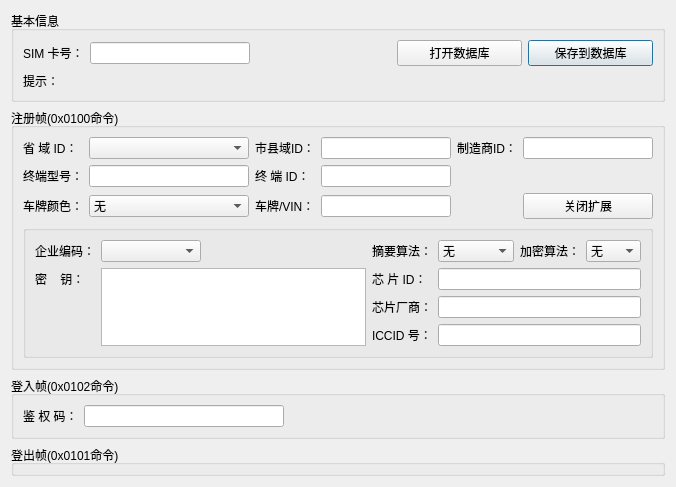
<?xml version="1.0" encoding="UTF-8"?>
<ui version="4.0">
 <class>JtProtocolDialog</class>
 <widget class="QDialog" name="JtProtocolDialog">
  <property name="geometry">
   <rect>
    <x>0</x>
    <y>0</y>
    <width>676</width>
    <height>475</height>
   </rect>
  </property>
  <property name="windowTitle">
   <string> 交通部标准协议(第二版)</string>
  </property>
  <layout class="QVBoxLayout" name="verticalLayout">
   <item>
    <widget class="QGroupBox" name="baseInfoGroupBox">
     <property name="title">
      <string>基本信息</string>
     </property>
     <layout class="QGridLayout" name="gridLayout">
      <item row="0" column="1">
       <widget class="QLineEdit" name="simLineEdit">
        <property name="minimumSize">
         <size>
          <width>160</width>
          <height>0</height>
         </size>
        </property>
        <property name="text">
         <string/>
        </property>
       </widget>
      </item>
      <item row="0" column="0">
       <widget class="QLabel" name="label_5">
        <property name="text">
         <string>SIM 卡号：</string>
        </property>
       </widget>
      </item>
      <item row="0" column="2">
       <spacer name="horizontalSpacer_4">
        <property name="orientation">
         <enum>Qt::Horizontal</enum>
        </property>
        <property name="sizeHint" stdset="0">
         <size>
          <width>141</width>
          <height>20</height>
         </size>
        </property>
       </spacer>
      </item>
      <item row="0" column="4">
       <widget class="QPushButton" name="slaveToDatabaseButton">
        <property name="sizePolicy">
         <sizepolicy hsizetype="Expanding" vsizetype="Fixed">
          <horstretch>0</horstretch>
          <verstretch>0</verstretch>
         </sizepolicy>
        </property>
        <property name="minimumSize">
         <size>
          <width>110</width>
          <height>0</height>
         </size>
        </property>
        <property name="text">
         <string>保存到数据库</string>
        </property>
       </widget>
      </item>
      <item row="1" column="0" colspan="2">
       <widget class="QLabel" name="databaseTipLabel">
        <property name="minimumSize">
         <size>
          <width>120</width>
          <height>0</height>
         </size>
        </property>
        <property name="text">
         <string>提示：</string>
        </property>
       </widget>
      </item>
      <item row="0" column="3">
       <widget class="QPushButton" name="openDatabaseButton">
        <property name="sizePolicy">
         <sizepolicy hsizetype="Expanding" vsizetype="Fixed">
          <horstretch>0</horstretch>
          <verstretch>0</verstretch>
         </sizepolicy>
        </property>
        <property name="minimumSize">
         <size>
          <width>110</width>
          <height>0</height>
         </size>
        </property>
        <property name="text">
         <string>打开数据库</string>
        </property>
       </widget>
      </item>
     </layout>
    </widget>
   </item>
   <item>
    <widget class="QGroupBox" name="regiterFrameGroupBox">
     <property name="title">
      <string>注册帧(0x0100命令)</string>
     </property>
     <layout class="QGridLayout" name="gridLayout_4">
      <item row="3" column="0" colspan="6">
       <widget class="QGroupBox" name="extendGroupBox">
        <property name="title">
         <string/>
        </property>
        <layout class="QGridLayout" name="gridLayout_3">
         <item row="0" column="0">
          <widget class="QLabel" name="label_9">
           <property name="text">
            <string>企业编码：</string>
           </property>
          </widget>
         </item>
         <item row="0" column="1">
          <widget class="QComboBox" name="companyidComboBox">
           <property name="minimumSize">
            <size>
             <width>100</width>
             <height>0</height>
            </size>
           </property>
          </widget>
         </item>
         <item row="0" column="2">
          <spacer name="horizontalSpacer_5">
           <property name="orientation">
            <enum>Qt::Horizontal</enum>
           </property>
           <property name="sizeHint" stdset="0">
            <size>
             <width>171</width>
             <height>20</height>
            </size>
           </property>
          </spacer>
         </item>
         <item row="0" column="3">
          <widget class="QLabel" name="label_12">
           <property name="text">
            <string>摘要算法：</string>
           </property>
          </widget>
         </item>
         <item row="0" column="4">
          <widget class="QComboBox" name="digestComboBox">
           <item>
            <property name="text">
             <string>无</string>
            </property>
           </item>
           <item>
            <property name="text">
             <string>SM3</string>
            </property>
           </item>
           <item>
            <property name="text">
             <string>SHA256</string>
            </property>
           </item>
          </widget>
         </item>
         <item row="0" column="5">
          <widget class="QLabel" name="label_13">
           <property name="text">
            <string>加密算法：</string>
           </property>
          </widget>
         </item>
         <item row="0" column="6">
          <widget class="QComboBox" name="encryptComboBox">
           <item>
            <property name="text">
             <string>无</string>
            </property>
           </item>
           <item>
            <property name="text">
             <string>SM2</string>
            </property>
           </item>
           <item>
            <property name="text">
             <string>RSA</string>
            </property>
           </item>
          </widget>
         </item>
         <item row="1" column="0">
          <widget class="QLabel" name="label_14">
           <property name="text">
            <string>密    钥：</string>
           </property>
          </widget>
         </item>
         <item row="1" column="3">
          <widget class="QLabel" name="label_15">
           <property name="text">
            <string>芯 片 ID：</string>
           </property>
          </widget>
         </item>
         <item row="2" column="3">
          <widget class="QLabel" name="label_16">
           <property name="text">
            <string>芯片厂商：</string>
           </property>
          </widget>
         </item>
         <item row="3" column="3">
          <widget class="QLabel" name="label_10">
           <property name="text">
            <string>ICCID 号：</string>
           </property>
          </widget>
         </item>
         <item row="1" column="4" colspan="3">
          <widget class="QLineEdit" name="chipidLineEdit">
           <property name="minimumSize">
            <size>
             <width>200</width>
             <height>0</height>
            </size>
           </property>
          </widget>
         </item>
         <item row="2" column="4" colspan="3">
          <widget class="QLineEdit" name="chipmakersLineEdit"/>
         </item>
         <item row="3" column="4" colspan="3">
          <widget class="QLineEdit" name="iccidLineEdit"/>
         </item>
         <item row="1" column="1" rowspan="3" colspan="2">
          <widget class="QPlainTextEdit" name="secretkeyPlainTextEdit"/>
         </item>
        </layout>
       </widget>
      </item>
      <item row="2" column="2">
       <widget class="QLabel" name="label_8">
        <property name="text">
         <string>车牌/VIN：</string>
        </property>
       </widget>
      </item>
      <item row="2" column="3">
       <widget class="QLineEdit" name="platevinLineEdit"/>
      </item>
      <item row="1" column="2">
       <widget class="QLabel" name="label_6">
        <property name="text">
         <string>终 端 ID：</string>
        </property>
       </widget>
      </item>
      <item row="2" column="1">
       <widget class="QComboBox" name="colourComboBox">
        <item>
         <property name="text">
          <string>无</string>
         </property>
        </item>
        <item>
         <property name="text">
          <string>蓝色</string>
         </property>
        </item>
        <item>
         <property name="text">
          <string>黄色</string>
         </property>
        </item>
        <item>
         <property name="text">
          <string>黑色</string>
         </property>
        </item>
        <item>
         <property name="text">
          <string>白色</string>
         </property>
        </item>
        <item>
         <property name="text">
          <string>其他</string>
         </property>
        </item>
       </widget>
      </item>
      <item row="2" column="0">
       <widget class="QLabel" name="label_7">
        <property name="text">
         <string>车牌颜色：</string>
        </property>
       </widget>
      </item>
      <item row="2" column="5">
       <widget class="QPushButton" name="extendButton">
        <property name="text">
         <string>关闭扩展</string>
        </property>
       </widget>
      </item>
      <item row="1" column="3">
       <widget class="QLineEdit" name="devidLineEdit"/>
      </item>
      <item row="1" column="5">
       <spacer name="horizontalSpacer_2">
        <property name="orientation">
         <enum>Qt::Horizontal</enum>
        </property>
        <property name="sizeHint" stdset="0">
         <size>
          <width>131</width>
          <height>17</height>
         </size>
        </property>
       </spacer>
      </item>
      <item row="0" column="0">
       <widget class="QLabel" name="label">
        <property name="text">
         <string>省 域 ID：</string>
        </property>
       </widget>
      </item>
      <item row="0" column="3">
       <widget class="QLineEdit" name="cityLineEdit"/>
      </item>
      <item row="0" column="4">
       <widget class="QLabel" name="label_3">
        <property name="text">
         <string>制造商ID：</string>
        </property>
       </widget>
      </item>
      <item row="0" column="2">
       <widget class="QLabel" name="label_2">
        <property name="text">
         <string>市县域ID：</string>
        </property>
       </widget>
      </item>
      <item row="0" column="5">
       <widget class="QLineEdit" name="manufactureridLineEdit">
        <property name="text">
         <string/>
        </property>
       </widget>
      </item>
      <item row="1" column="0">
       <widget class="QLabel" name="label_4">
        <property name="text">
         <string>终端型号：</string>
        </property>
       </widget>
      </item>
      <item row="0" column="1">
       <widget class="QComboBox" name="provinceComboBox">
        <property name="minimumSize">
         <size>
          <width>160</width>
          <height>0</height>
         </size>
        </property>
       </widget>
      </item>
      <item row="1" column="1">
       <widget class="QLineEdit" name="devtypeLineEdit">
        <property name="text">
         <string/>
        </property>
       </widget>
      </item>
     </layout>
    </widget>
   </item>
   <item>
    <widget class="QGroupBox" name="LoginFrameGroupBox">
     <property name="title">
      <string>登入帧(0x0102命令)</string>
     </property>
     <layout class="QGridLayout" name="gridLayout_2">
      <item row="0" column="3">
       <spacer name="horizontalSpacer">
        <property name="orientation">
         <enum>Qt::Horizontal</enum>
        </property>
        <property name="sizeHint" stdset="0">
         <size>
          <width>298</width>
          <height>20</height>
         </size>
        </property>
       </spacer>
      </item>
      <item row="0" column="1">
       <widget class="QLineEdit" name="authcodeLineEdit">
        <property name="minimumSize">
         <size>
          <width>200</width>
          <height>0</height>
         </size>
        </property>
        <property name="text">
         <string/>
        </property>
       </widget>
      </item>
      <item row="0" column="0">
       <widget class="QLabel" name="label_11">
        <property name="text">
         <string>鉴 权 码：</string>
        </property>
       </widget>
      </item>
      <item row="0" column="2">
       <spacer name="horizontalSpacer_3">
        <property name="orientation">
         <enum>Qt::Horizontal</enum>
        </property>
        <property name="sizeHint" stdset="0">
         <size>
          <width>40</width>
          <height>20</height>
         </size>
        </property>
       </spacer>
      </item>
     </layout>
    </widget>
   </item>
   <item>
    <widget class="QGroupBox" name="logoutFrameGroupBox">
     <property name="title">
      <string>登出帧(0x0101命令)</string>
     </property>
    </widget>
   </item>
  </layout>
 </widget>
 <resources/>
 <connections/>
</ui>
